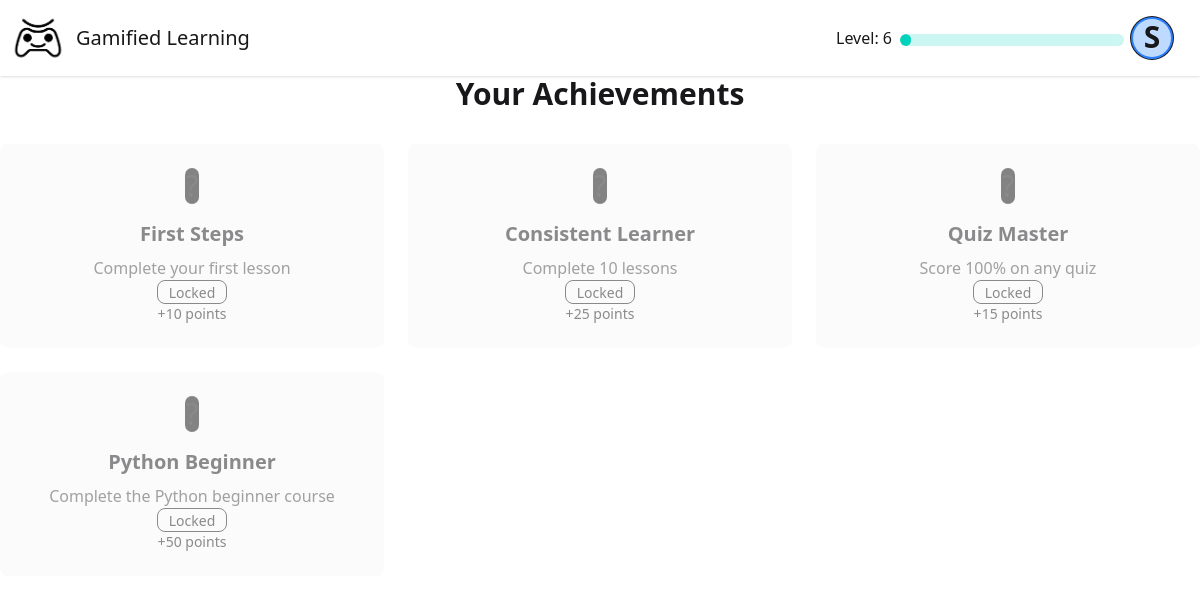
Before: /achievements (signed in) with the older database file.
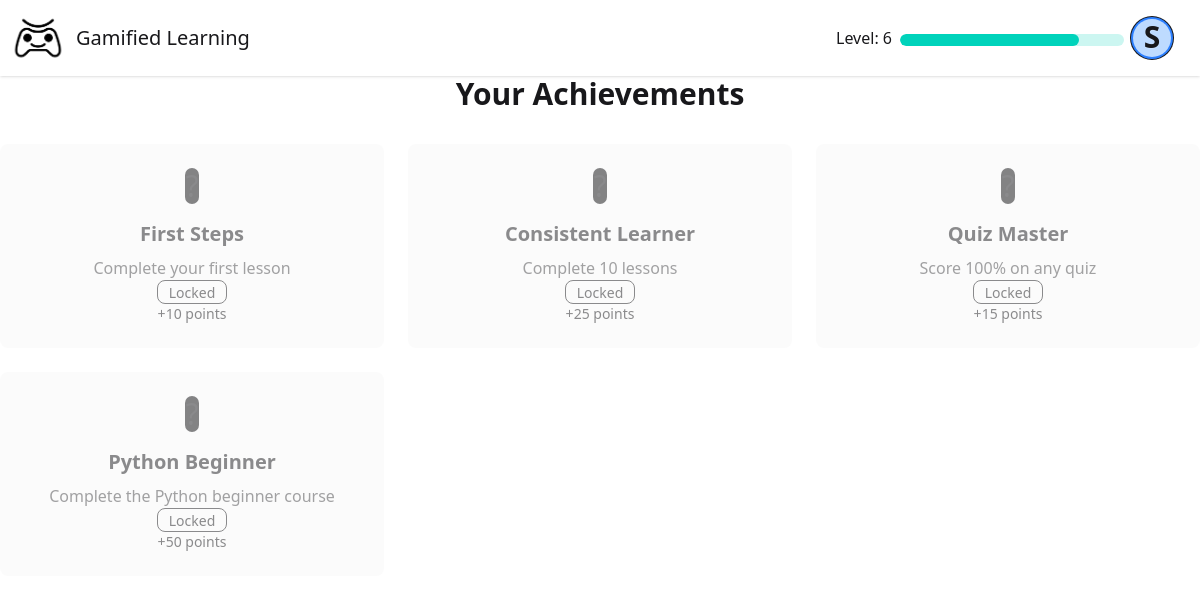
After: the same page with the newer database file.
### models/models.py (models this page shows, shortened)
class User(db.Model):
    id = db.Column(db.Integer, primary_key=True)
    name = db.Column(db.String(100), nullable=False)
    username = db.Column(db.String(80), unique=True, nullable=False)
    email = db.Column(db.String(120), unique=True, nullable=False)
    stream = db.Column(db.String(20), nullable=False)
    year = db.Column(db.String(10), nullable=False)
    password = db.Column(db.String(120), nullable=False)
    points = db.Column(db.Integer, default=0)
    level = db.Column(db.Integer, default=1)
    is_admin = db.Column(db.Boolean, default=False)
    created_at = db.Column(db.DateTime, default=datetime.utcnow)
    last_login = db.Column(db.DateTime)
    courses = db.relationship('Course', secondary=user_courses, back_populates='users')
    completed_chapters = db.relationship('UserChapterProgress', back_populates='user')

### routes/user.py (the view)
def achievements_page():
    if 'user_id' not in session:
        return redirect(url_for('auth.login'))
    user = User.query.get(session['user_id'])
    if not user:
        session.pop('user_id', None)
        return redirect(url_for('auth.login'))
    user_achievements = UserAchievement.query.filter_by(user_id=user.id).all()
    earned_ids = [ua.achievement_id for ua in user_achievements]
    all_achievements = Achievement.query.all()
    return render_template('achivements_page.html',
                        user=user,
                        earned_ids=earned_ids,
                        all_achievements=all_achievements)

### templates/achivements_page.html
{% extends "base.html" %}
{% block content %}
<div class="container mx-auto px-4 py-8">
    <h1 class="text-3xl font-bold mb-8 text-center">Your Achievements</h1>
    <div class="grid grid-cols-1 md:grid-cols-2 lg:grid-cols-3 gap-6">
        {% for achievement in all_achievements %}
            <div class="bg-base-200 rounded-lg p-6 flex flex-col items-center
                      {{ 'opacity-100' if achievement.id in earned_ids else 'opacity-50' }}">
                <div class="w-24 h-24 mb-4 rounded-full flex items-center justify-center overflow-hidden
                          {{ 'bg-primary' if achievement.id in earned_ids else 'bg-neutral' }}">
                    {% if achievement.id in earned_ids %}
                        <img src="{{ url_for('static', filename='badges/' + achievement.badge_image) }}"
                             alt="{{ achievement.name }}" class="w-16 h-16">
                    {% else %}
                        <span class="text-3xl">?</span>
                    {% endif %}
                </div>
                <h3 class="text-xl font-bold mb-2">{{ achievement.name }}</h3>
                <p class="text-center text-base-content/80 mb-3">{{ achievement.description }}</p>
                {% if achievement.id in earned_ids %}
                    <span class="badge badge-success">Earned</span>
                {% else %}
                    <span class="badge badge-outline">Locked</span>
                {% endif %}
                <div class="mt-2 text-sm">+{{ achievement.points }} points</div>
            </div>
        {% endfor %}
    </div>
</div>
{% endblock %}

### templates/base.html (shortened to what this page needs)
<!doctype html>
<html>
    <head>
        <link
            href="https://cdn.jsdelivr.net/npm/daisyui@5"
            rel="stylesheet"
            type="text/css"
        />
        <link rel="stylesheet" href="{{url_for('static',filename='dist/output.css')}}">
        <link
            href="https://cdn.jsdelivr.net/npm/daisyui@5/themes.css"
            rel="stylesheet"
            type="text/css"
        />
    </head>
    <body>
        <div class="min-h-screen flex flex-col">
            <div class="navbar bg-base-100 shadow-sm sticky top-0 z-[100]">
                <div class="flex-1">
                    <div class="flex items-center gap-2">
                        <img
                            src="/static/logo.png"
                            alt="logo"
                            class="size-15"
                        />
                        <a class="text-xl" href="/">Gamified Learning</a>
                    </div>
                </div>
                {% if 'user_id' in session %}
                <div class="flex gap-2 pr-5">
                    <p class="pt-2" style="height: min-content">
                        Level: {{ user.level }}
                    </p>
                    <progress
                        class="progress progress-accent w-56 h-3 mt-4"
                        value="{{ user.points }}"
                        max="200"
                    ></progress>
                    <div class="dropdown dropdown-end">
                        <div
                            tabindex="0"
                            role="button"
                            class="btn btn-ghost btn-circle avatar"
                        >
                            <div
                                class="w-10 rounded-full ring ring-blue ring-offset-2 ring-offset-blue-500 bg-blue-200"
                            >
                                <span class="text-3xl"
                                    >{{ user.name|first }}</span
                                >
                            </div>
                        </div>
                    </div>
                </div>
                {% else %}
                <a href="{{ url_for('login') }}" class="pr-5">Login</a>
                {% endif %}
            </div>
            <main class="flex-grow">{% block content %}{% endblock %}</main>
        </div>
    </body>
</html>

Changed rows visible on the page:
changed User: points 10 → 160 (drawn)
